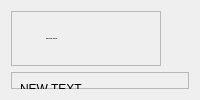
     <widget class="QWidget" name="right_menu_widget" native="true">
      <layout class="QVBoxLayout" name="verticalLayout_3">
       <item>
        <widget class="QFrame" name="right_frame_title">
         <property name="minimumSize">
          <size>
           <width>150</width>
           <height>55</height>
          </size>
         </property>
         <property name="maximumSize">
          <size>
           <width>150</width>
           <height>55</height>
          </size>
         </property>
         <property name="frameShape">
          <enum>QFrame::StyledPanel</enum>
         </property>
         <property name="frameShadow">
          <enum>QFrame::Raised</enum>
         </property>
         <layout class="QHBoxLayout" name="horizontalLayout_6">
          <item>
           <widget class="QLabel" name="right_frame_title_label">
            <property name="maximumSize">
             <size>
              <width>80</width>
              <height>50</height>
             </size>
            </property>
            <property name="font">
             <font>
              <family>Verdana</family>
              <pointsize>-1</pointsize>
              <bold>true</bold>
             </font>
            </property>
            <property name="text">
             <string>Work Order Sign Off</string>
            </property>
            <property name="wordWrap">
             <bool>true</bool>
            </property>
           </widget>
          </item>
         </layout>
        </widget>
       </item>
       <item>
        <widget class="QFrame" name="right_frame">
         <property name="frameShape">
          <enum>QFrame::StyledPanel</enum>
         </property>
         <property name="frameShadow">
          <enum>QFrame::Raised</enum>
         </property>
         <widget class="QLabel" name="cool_thing">
          <property name="geometry">
           <rect>
            <x>9</x>
            <y>9</y>
            <width>64</width>
            <height>16</height>
           </rect>
          </property>
          <property name="text">
           <string>NEW TEXT</string>
          </property>
         </widget>
         <widget class="QPushButton" name="sign_off_button">
          <property name="geometry">
           <rect>
            <x>10</x>
            <y>450</y>
            <width>131</width>
            <height>41</height>
           </rect>
          </property>
          <property name="minimumSize">
           <size>
            <width>0</width>
            <height>0</height>
           </size>
          </property>
          <property name="maximumSize">
           <size>
            <width>5555</width>
            <height>555</height>
           </size>
          </property>
          <property name="styleSheet">
           <string notr="true">#sign_off_button {
    border-radius: 15px;
    border: 3px solid rgb(120, 157, 186);
    text-align: center;
    background-color: qlineargradient(x1: 0, y1: 0, x2: 0, y2: 1, stop: 0 rgb(75,100,130), stop: 1 rgb(61, 80, 95));
}

#sign_off_button:hover {
    border-radius: 16px;
    border: 3px solid rgb(186, 157, 120);
    background-color: qlineargradient(x1: 0, y1: 0, x2: 0, y2: 1, stop: 0 rgb(95,120,150), stop: 1 rgb(75,100,130));
}

#sign_off_button:pressed {
    background-color: qlineargradient(x1: 0, y1: 0, x2: 0, y2: 1, stop: 0 rgb(61, 80, 95), stop: 1 rgb(45,64,75));
}</string>
          </property>
          <property name="text">
           <string>Sign Off</string>
          </property>
         </widget>
        </widget>
       </item>
      </layout>
     </widget>
